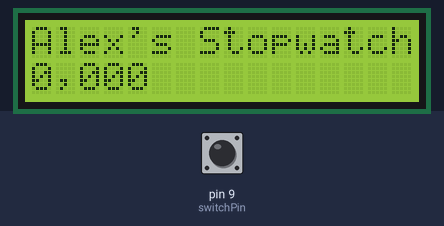
The sketch below on a simulated Arduino Uno, built with avr-gcc and run on an emulated ATmega328P. Shown: 16×2 character LCD. The inputs (shaded band) are chosen by the test bench; at power-on: pin 9 (switchPin) HIGH.

Above: at 1.2 s.
1.3 s: pin 9 (switchPin) pulled LOW for 0.15 s
At 1.45 s:
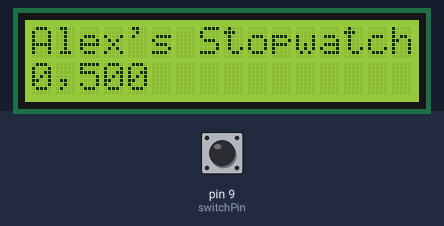
2.9 s: pin 9 (switchPin) pulled LOW for 1 s
At 3.8 s:
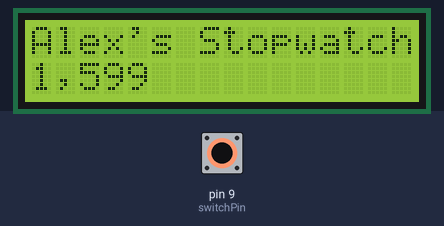
Timing chart, 0 to 5.9 s (numbered marks = the images above; inputs shaded):
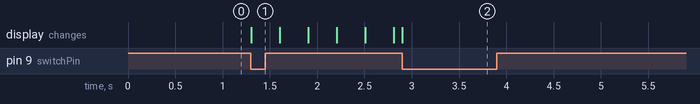

The sketch:

sketch_lcd.ino
```cpp
#include<LiquidCrystal.h>

const int switchPin = 9;

long startTime;
long elapsedTime;

int buttonState;                    // variable to store button state

int lastButtonState;                // variable to store last button state

String timerState = "stopped";

LiquidCrystal lcd(12,11,5,4,3,2);

void setup() {
  pinMode(switchPin, INPUT_PULLUP);

  lcd.begin(16,2);

  lcd.print("Alex's Stopwatch");
  resetStopwatch();
}

void loop() {
  buttonState = digitalRead(switchPin);

  if(buttonState == LOW && lastButtonState == HIGH && timerState == "stopped")
  {
    startTime = millis();
    timerState = "started";
    delay(5);
    lastButtonState = buttonState;
  }
  else if(buttonState == LOW && lastButtonState == HIGH && timerState == "started")
  {
    elapsedTime = millis() - startTime;
    timerState = "beforeReset";
    lastButtonState = buttonState;
  }
  else if(buttonState == LOW && lastButtonState == HIGH && timerState == "beforeReset")
  {
    resetStopwatch();
    timerState = "stopped";
    lastButtonState = buttonState;
  }
  else
  {
    lastButtonState = buttonState;
  }

  if(timerState == "started")
  {
    elapsedTime = millis() - startTime;
    lcd.setCursor(0,1);
    lcd.print(elapsedTime / 1000);
    lcd.print(',');
    lcd.print(elapsedTime % 1000);
  }
}

void resetStopwatch()
{
    lcd.setCursor(0,1);
    lcd.print("                ");
    lcd.setCursor(0,1);
    lcd.print("0");
    lcd.print(',');
    lcd.print("000");
}
```

Measured:
- after the input at 1.3 s, the display: changes at once (image 1)
